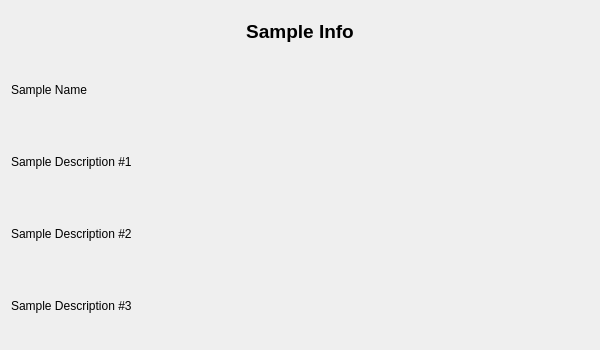
<?xml version="1.0" encoding="UTF-8"?>
<ui version="4.0">
 <class>Form</class>
 <widget class="QWidget" name="Form">
  <property name="geometry">
   <rect>
    <x>0</x>
    <y>0</y>
    <width>600</width>
    <height>350</height>
   </rect>
  </property>
  <property name="windowTitle">
   <string>Form</string>
  </property>
  <layout class="QVBoxLayout" name="verticalLayout">
   <item>
    <widget class="PyDMLabel" name="PyDMLabel_5">
     <property name="sizePolicy">
      <sizepolicy hsizetype="Preferred" vsizetype="Preferred">
       <horstretch>0</horstretch>
       <verstretch>0</verstretch>
      </sizepolicy>
     </property>
     <property name="minimumSize">
      <size>
       <width>0</width>
       <height>30</height>
      </size>
     </property>
     <property name="maximumSize">
      <size>
       <width>16777215</width>
       <height>40</height>
      </size>
     </property>
     <property name="font">
      <font>
       <pointsize>14</pointsize>
       <weight>75</weight>
       <bold>true</bold>
      </font>
     </property>
     <property name="toolTip">
      <string/>
     </property>
     <property name="text">
      <string>Sample Info</string>
     </property>
     <property name="alignment">
      <set>Qt::AlignCenter</set>
     </property>
    </widget>
   </item>
   <item>
    <layout class="QHBoxLayout" name="horizontalLayout">
     <item>
      <widget class="PyDMLabel" name="PyDMLabel">
       <property name="toolTip">
        <string/>
       </property>
       <property name="text">
        <string>Sample Name</string>
       </property>
      </widget>
     </item>
     <item>
      <widget class="PyDMEmbeddedDisplay" name="PyDMEmbeddedDisplay">
       <property name="toolTip">
        <string/>
       </property>
       <property name="macros" stdset="0">
        <string>FieldName=SampleName</string>
       </property>
       <property name="filename" stdset="0">
        <string>Field_Input.ui</string>
       </property>
      </widget>
     </item>
    </layout>
   </item>
   <item>
    <layout class="QHBoxLayout" name="horizontalLayout_2">
     <item>
      <widget class="PyDMLabel" name="PyDMLabel_2">
       <property name="toolTip">
        <string/>
       </property>
       <property name="text">
        <string>Sample Description #1</string>
       </property>
      </widget>
     </item>
     <item>
      <widget class="PyDMEmbeddedDisplay" name="PyDMEmbeddedDisplay_2">
       <property name="toolTip">
        <string/>
       </property>
       <property name="macros" stdset="0">
        <string>FieldName=SampleDescription1</string>
       </property>
       <property name="filename" stdset="0">
        <string>Field_Input.ui</string>
       </property>
      </widget>
     </item>
    </layout>
   </item>
   <item>
    <layout class="QHBoxLayout" name="horizontalLayout_3">
     <item>
      <widget class="PyDMLabel" name="PyDMLabel_3">
       <property name="toolTip">
        <string/>
       </property>
       <property name="text">
        <string>Sample Description #2</string>
       </property>
      </widget>
     </item>
     <item>
      <widget class="PyDMEmbeddedDisplay" name="PyDMEmbeddedDisplay_3">
       <property name="toolTip">
        <string/>
       </property>
       <property name="macros" stdset="0">
        <string>FieldName=SampleDescription2</string>
       </property>
       <property name="filename" stdset="0">
        <string>Field_Input.ui</string>
       </property>
      </widget>
     </item>
    </layout>
   </item>
   <item>
    <layout class="QHBoxLayout" name="horizontalLayout_4">
     <item>
      <widget class="PyDMLabel" name="PyDMLabel_4">
       <property name="toolTip">
        <string/>
       </property>
       <property name="text">
        <string>Sample Description #3</string>
       </property>
      </widget>
     </item>
     <item>
      <widget class="PyDMEmbeddedDisplay" name="PyDMEmbeddedDisplay_4">
       <property name="toolTip">
        <string/>
       </property>
       <property name="macros" stdset="0">
        <string>FieldName=SampleDescription3</string>
       </property>
       <property name="filename" stdset="0">
        <string>Field_Input.ui</string>
       </property>
      </widget>
     </item>
    </layout>
   </item>
  </layout>
 </widget>
 <customwidgets>
  <customwidget>
   <class>PyDMLabel</class>
   <extends>QLabel</extends>
   <header>pydm.widgets.label</header>
  </customwidget>
  <customwidget>
   <class>PyDMEmbeddedDisplay</class>
   <extends>QFrame</extends>
   <header>pydm.widgets.embedded_display</header>
  </customwidget>
 </customwidgets>
 <resources/>
 <connections/>
</ui>
